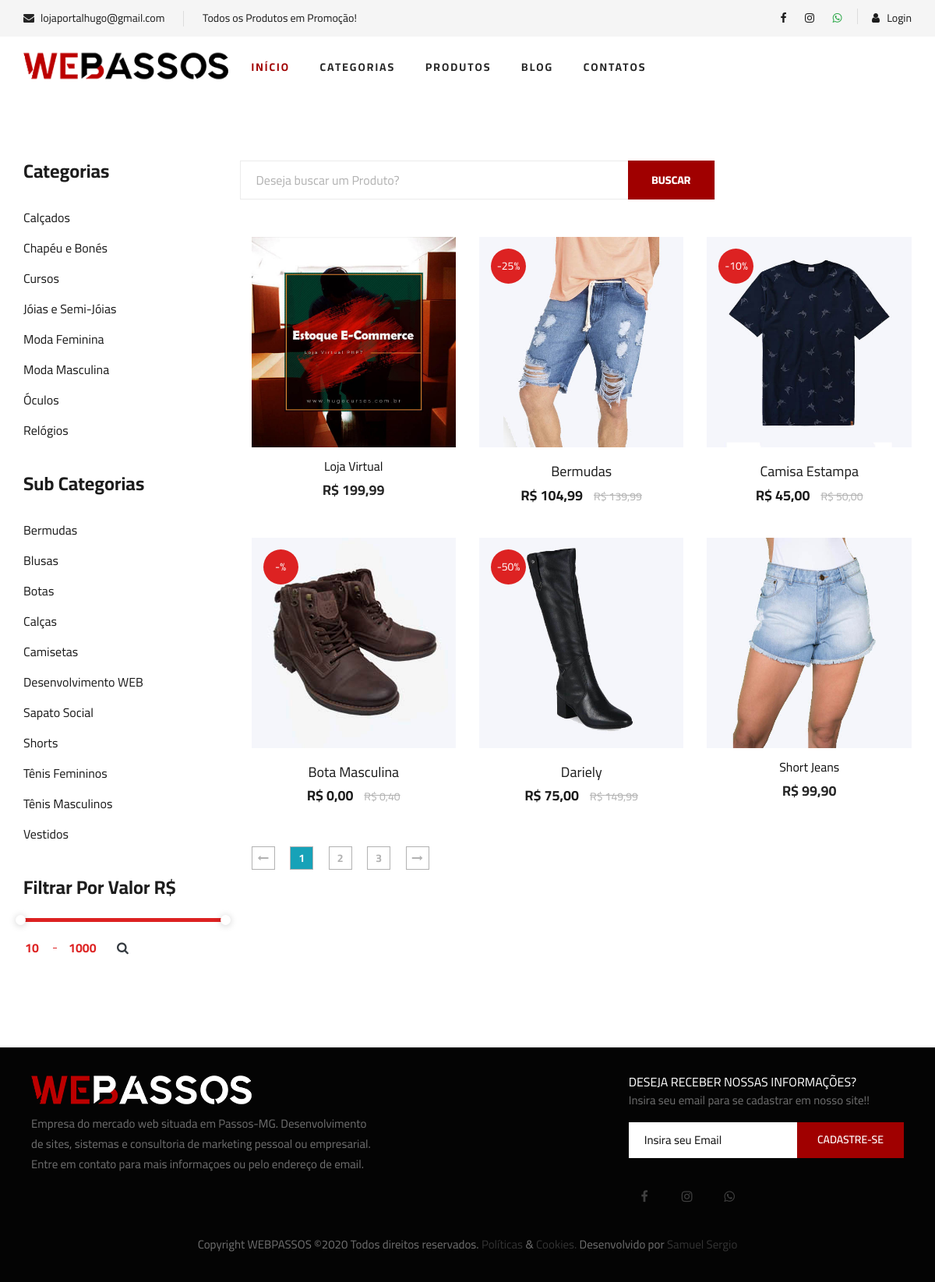
/lista-produtos.php, run on the app's committed database.
### tables this page shows
CREATE TABLE `categorias` (
  `id` int(11) NOT NULL AUTO_INCREMENT,
  `nome` varchar(50) NOT NULL,
  `nome_url` varchar(50) NOT NULL,
  `imagem` varchar(100) NOT NULL,
  PRIMARY KEY (`id`)
);

CREATE TABLE `sub_categorias` (
  `id` int(11) NOT NULL AUTO_INCREMENT,
  `nome` varchar(50) NOT NULL,
  `nome_url` varchar(50) NOT NULL,
  `imagem` varchar(100) NOT NULL,
  `id_categoria` int(11) NOT NULL,
  PRIMARY KEY (`id`)
);

CREATE TABLE `produtos` (
  `id` int(11) NOT NULL AUTO_INCREMENT,
  `categoria` int(11) NOT NULL,
  `sub_categoria` int(11) NOT NULL,
  `nome` varchar(100) NOT NULL,
  `nome_url` varchar(100) NOT NULL,
  `descricao` varchar(1000) NOT NULL,
  `descricao_longa` text NOT NULL,
  `valor` decimal(10,2) NOT NULL,
  `imagem` varchar(100) NOT NULL,
  `estoque` int(11) NOT NULL,
  `tipo_envio` int(11) NOT NULL,
  `palavras` varchar(250) NOT NULL,
  `ativo` varchar(5) NOT NULL,
  `peso` double(8,2) DEFAULT NULL,
  `largura` int(11) DEFAULT NULL,
  `altura` int(11) DEFAULT NULL,
  `comprimento` int(11) DEFAULT NULL,
  `modelo` varchar(100) DEFAULT NULL,
  `valor_frete` decimal(8,2) DEFAULT NULL,
  `promocao` varchar(5) NOT NULL,
  `vendas` int(11) DEFAULT NULL,
  `link` varchar(150) DEFAULT NULL,
  PRIMARY KEY (`id`)
);

CREATE TABLE `promocoes` (
  `id` int(11) NOT NULL AUTO_INCREMENT,
  `id_produto` int(11) NOT NULL,
  `valor` decimal(8,2) NOT NULL,
  `data_inicio` date NOT NULL,
  `data_final` date NOT NULL,
  `ativo` varchar(5) NOT NULL,
  `desconto` varchar(10) NOT NULL,
  PRIMARY KEY (`id`)
);

### config.php (called while the page is built, shortened)
<?php
$itens_por_pagina = 6;
 ?>

### lista-produtos.php (the view, shortened to what this page needs)
<?php
require_once("cabecalho.php");
require_once("conexao.php");
?>
<?php
if(@$_GET['pagina'] != null){
    $pag = $_GET['pagina'];
}else{
    $pag = 0;
}
$limite = $pag * @$itens_por_pagina;
$pagina = $pag;
$nome_pag = 'lista-produtos.php';
?>
<?php
$subcategoria_get = @$_GET['nome'];
$query = $pdo->query("SELECT * FROM sub_categorias where nome_url = '$subcategoria_get' ");
$res = $query->fetchAll(PDO::FETCH_ASSOC);
$id_subcategoria = @$res[0]['id'];
 ?>
 <?php
$valor_inicial = @$_GET['valor-inicial'];
$valor_final = @$_GET['valor-final'];
 ?>
<section class="product spad">
    <div class="container">
        <div class="row">
            <div class="col-lg-3 col-md-5">
                <div class="sidebar">
                    <div class="sidebar__item">
                        <h4>Categorias</h4>
                        <ul>
                            <?php
                            $query = $pdo->query("SELECT * FROM categorias order by nome asc ");
                            $res = $query->fetchAll(PDO::FETCH_ASSOC);
                            for ($i=0; $i < count($res); $i++) {
                              $nome = $res[$i]['nome'];
                              $nome_url = $res[$i]['nome_url'];
                              ?>
                              <li><a href="sub-categoria-de-<?php echo $nome_url ?>"><?php echo $nome ?></a></li>
                          <?php } ?>
                      </ul>
                  </div>
                  <div class="sidebar__item">
                    <h4>Sub Categorias</h4>
                    <ul>
                        <?php
                        $query = $pdo->query("SELECT * FROM sub_categorias order by nome asc ");
                        $res = $query->fetchAll(PDO::FETCH_ASSOC);
                        for ($i=0; $i < count($res); $i++) {
                          $nome = $res[$i]['nome'];
                          $nome_url = $res[$i]['nome_url'];
                          ?>
                          <li><a href="produtos-<?php echo $nome_url ?>"><?php echo $nome ?></a></li>
                      <?php } ?>
                  </ul>
              </div>
               <div class="sidebar__item">
                    <h4>Filtrar Por Valor R$</h4>
                    <div class="price-range-wrap">
                        <div class="price-range ui-slider ui-corner-all ui-slider-horizontal ui-widget ui-widget-content"
                        data-min="10" data-max="1000">
                        <span tabindex="0" class="ui-slider-handle ui-corner-all ui-state-default"></span>
                        <span tabindex="0" class="ui-slider-handle ui-corner-all ui-state-default"></span>
                    </div>
                    <div class="range-slider">
                        <div class="price-input">
                            <form method="get" action="lista-produtos.php" name="form_valor">
                                <input type="text" name="valor-inicial" id="minamount">
                                <input type="text" name="valor-final" id="maxamount">
                                <a href="#" onclick="document.form_valor.submit(); return false;" class="text-dark">
                                    <i class="fa fa-search ml-2"></i>
                                </a>
                            </form>
                        </div>
                    </div>
                </div>
            </div>
    </div>
</div>
<div class="col-lg-9 col-md-7">
    <div class="row">
        <div class="hero__search__form mb-4">
            <form action="lista-produtos.php" method="GET">
                <input type="text" name="txtBuscar" placeholder="Deseja buscar um Produto?" value="<?php echo @$_GET['txtBuscar'] ?>">
                <button type="submit" class="site-btn">BUSCAR</button>
            </form>
        </div>
    </div>
        <?php
        if(@$_GET['txtBuscar'] != "") {
            $buscar = '%'.@$_GET['txtBuscar'].'%';
        }else{
            $buscar = '%';
        }
        if($subcategoria_get == "" and $valor_inicial == "") {
        $query = $pdo->query("SELECT * FROM produtos where (nome LIKE '$buscar' or palavras like '$buscar') and ativo = 'Sim' and estoque > 0 order by id desc LIMIT $limite, $itens_por_pagina ");
        }else if($valor_inicial != ""){
            $query = $pdo->query("SELECT * FROM produtos where valor >= '$valor_inicial' and valor <= '$valor_final' and ativo = 'Sim' and estoque > 0 order by id desc");
        }
        else{
            $query = $pdo->query("SELECT * FROM produtos where sub_categoria = '$id_subcategoria' and ativo = 'Sim' and estoque > 0 order by id desc");
        }
        $res = $query->fetchAll(PDO::FETCH_ASSOC);
        echo '<div class="row mt-4">';
        for ($i=0; $i < count($res); $i++) {
          $nome = $res[$i]['nome'];
          $valor = $res[$i]['valor'];
          $nome_url = $res[$i]['nome_url'];
          $imagem = $res[$i]['imagem'];
          $promocao = $res[$i]['promocao'];
          $id = $res[$i]['id'];
          $valor = number_format($valor, 2, ',', '.');
          $query3 = $pdo->query("SELECT * FROM produtos where ativo = 'Sim' and estoque > 0");
          $res3 = $query3->fetchAll(PDO::FETCH_ASSOC);
          $num_total = @count($res3);
          $num_paginas = ceil($num_total/$itens_por_pagina);
          if($promocao == 'Sim'){
            $queryp = $pdo->query("SELECT * FROM promocoes where id_produto = '$id' ");
            $resp = $queryp->fetchAll(PDO::FETCH_ASSOC);
            $valor_promo = $resp[0]['valor'];
            $desconto = $resp[0]['desconto'];
            $valor_promo = number_format($valor_promo, 2, ',', '.');
            ?>
            <div class="col-lg-4 col-md-6 col-sm-6">
                <div class="product__discount__item">
                    <div class="product__discount__item__pic set-bg"
                    data-setbg="img/produtos/<?php echo $imagem ?>">
                    <div class="product__discount__percent">-<?php echo $desconto ?>%</div>
                 </div>
                 <div class="product__discount__item__text">
                    <h5><a href="produto-<?php echo $nome_url ?>"><?php echo $nome ?></a></h5>
                    <div class="product__item__price">R$ <?php echo $valor_promo ?> <span>R$ <?php echo $valor ?></span></div>
                </div>
            </div>
        </div>
    <?php }else{ ?>
     <div class="col-lg-4 col-md-6 col-sm-6">
       <div class="featured__item">
        <div class="featured__item__pic set-bg" data-setbg="img/produtos/<?php echo $imagem ?>">
        </div>
        <div class="featured__item__text">
            <a href="produto-<?php echo $nome_url ?>"><h6><?php echo $nome ?></h6>
                <h5>R$ <?php echo $valor ?></h5></a>
            </div>
        </div>
    </div>
<?php } } ?>
</div>
<?php if(@$_GET['txtBuscar'] == "" and @$id_subcategoria == "" and @$valor_inicial == ""){ ?>
<div class="product__pagination">
                <a href="<?php echo $nome_pag ?>?pagina=0"><i class="fa fa-long-arrow-left"></i></a>
                <?php
                    for($i = 0; $i < @$num_paginas; $i++){
                        $estilo = '';
                        if($pagina == $i){
                            $estilo = 'bg-info text-light';
                        }
                        if($pagina >= ($i - 2) && $pagina <= ($i + 2)){ ?>
                         <a href="<?php echo $nome_pag ?>?pagina=<?php echo $i ?>" class="<?php echo $estilo ?>"><?php echo $i + 1 ?></a>
                       <?php }
                    }
                 ?>
                <a href="<?php echo $nome_pag ?>?pagina=<?php echo $num_paginas - 1 ?>"><i class="fa fa-long-arrow-right"></i></a>
 </div>
<?php } ?>
</div>
</div>
</div>
</section>
<?php
require_once("rodape.php");
?>

### css/style.css (style rules this page uses)
html, body { height: 100%; font-family: "Cairo", sans-serif; -webkit-font-smoothing: antialiased; font-smoothing: antialiased; }
h1, h2, h3, h4, h5, h6 { margin: 0; color: #111111; font-weight: 400; font-family: "Cairo", sans-serif; }
h4 { font-size: 24px; }
h5 { font-size: 18px; }
h6 { font-size: 16px; }
ul, ol { padding: 0; margin: 0; }
.set-bg { background-repeat: no-repeat; background-size: cover; background-position: top center; }
.spad { padding-top: 100px; padding-bottom: 100px; }
.site-btn { font-size: 14px; color: #ffffff; font-weight: 800; text-transform: uppercase; display: inline-block; padding: 13px 30px 12px; background: #a00000; border: none; }
.hero__search__form { width: 610px; height: 50px; border: 1px solid #ebebeb; position: relative; float: left; }
.hero__search__form form input { width: 70%; border: none; height: 48px; font-size: 16px; color: #b2b2b2; padding-left: 20px; }
.hero__search__form form input::placeholder { color: #b2b2b2; }
.hero__search__form form button { position: absolute; right: 0; top: -1px; height: 50px; }
.featured__item { margin-bottom: 50px; }
.featured__item__pic { height: 270px; position: relative; overflow: hidden; background-position: center center; }
.featured__item__text { text-align: center; padding-top: 15px; }
.featured__item__text h6 { margin-bottom: 10px; }
.featured__item__text h5 { color: #252525; font-weight: 700; }
.sidebar__item { margin-bottom: 35px; }
.sidebar__item h4 { color: #1c1c1c; font-weight: 700; margin-bottom: 25px; }
.sidebar__item ul li { list-style: none; }
.sidebar__item ul li a { font-size: 16px; color: #1c1c1c; line-height: 39px; display: block; }
.price-range-wrap .range-slider { margin-top: 20px; }
.price-range-wrap .range-slider .price-input { position: relative; }
.price-range-wrap .range-slider .price-input:after { position: absolute; left: 38px; top: 13px; height: 1px; width: 5px; background: #dd2222; content: ""; }
.price-range-wrap .range-slider .price-input input { font-size: 16px; color: #dd2222; font-weight: 700; max-width: 20%; border: none; display: inline-block; }
.price-range-wrap .price-range { border-radius: 0; }
.price-range-wrap .price-range.ui-widget-content { border: none; background: #ebebeb; height: 5px; }
.price-range-wrap .price-range.ui-widget-content .ui-slider-handle { height: 13px; width: 13px; border-radius: 50%; background: #ffffff; border: none; -webkit-box-shadow: 0px 1px 10px rgba(0, 0, 0, 0.2); box-shadow: 0px 1px 10px rgba(0, 0, 0, 0.2); outline: none; cursor: pointer; }
.product { padding-top: 80px; padding-bottom: 80px; }
.product__discount__item__pic { height: 270px; position: relative; overflow: hidden; }
.product__discount__item__pic .product__discount__percent { height: 45px; width: 45px; background: #dd2222; border-radius: 50%; font-size: 14px; color: #ffffff; line-height: 45px; text-align: center; position: absolute; left: 15px; top: 15px; }
.product__discount__item__text { text-align: center; padding-top: 20px; }
.product__discount__item__text span { font-size: 14px; color: #b2b2b2; display: block; margin-bottom: 4px; }
.product__discount__item__text h5 { margin-bottom: 6px; }
.product__discount__item__text h5 a { color: #1c1c1c; }
.product__discount__item__text .product__item__price { font-size: 18px; color: #1c1c1c; font-weight: 700; }
.product__discount__item__text .product__item__price span { display: inline-block; font-weight: 400; text-decoration: line-through; margin-left: 10px; }
.product__pagination, .blog__pagination { padding-top: 10px; }
.product__pagination a, .blog__pagination a { display: inline-block; width: 30px; height: 30px; border: 1px solid #b2b2b2; font-size: 14px; color: #b2b2b2; font-weight: 700; line-height: 28px; text-align: center; margin-right: 16px; -webkit-transition: all, 0.3s; -moz-transition: all, 0.3s; -ms-transition: all, 0.3s; -o-transition: all, 0.3s; transition: all, 0.3s; }
.product__pagination a:last-child, .blog__pagination a:last-child { margin-right: 0; }
@media only screen and (min-width: 1200px) { .container { max-width: 1170px; } }

### data on the page
categorias: nome "Calçados"
categorias: nome "Chapéu e Bonés"
categorias: nome "Cursos"
categorias: nome "Jóias e Semi-Jóias"
categorias: nome "Moda Feminina"
categorias: nome "Moda Masculina"
categorias: nome "Óculos"
categorias: nome "Relógios"
sub_categorias: nome "Bermudas"
sub_categorias: nome "Blusas"
sub_categorias: nome "Botas"
sub_categorias: nome "Calças"
sub_categorias: nome "Camisetas"
sub_categorias: nome "Desenvolvimento WEB"
sub_categorias: nome "Sapato Social"
sub_categorias: nome "Shorts"
sub_categorias: nome "Tênis Femininos"
sub_categorias: nome "Tênis Masculinos"
sub_categorias: nome "Vestidos"
produtos: shows a picture, nome "Loja Virtual", valor "199,99"
produtos: shows a picture, promocoes.desconto "25", nome "Bermudas", promocoes.valor "104,99", valor "139,99"
produtos: shows a picture, promocoes.desconto "10", nome "Camisa Estampa", promocoes.valor "45,00", valor "50,00"
produtos: shows a picture, nome "Bota Masculina", valor_promo "0,00", valor "0,40"
produtos: shows a picture, promocoes.desconto "50", nome "Dariely", promocoes.valor "75,00", valor "149,99"
produtos: shows a picture, nome "Short Jeans", valor "99,90"

### other printed values
$email "lojaportalhugo@gmail.com"
$texto_destaque "Todos os Produtos em Promoção!"
